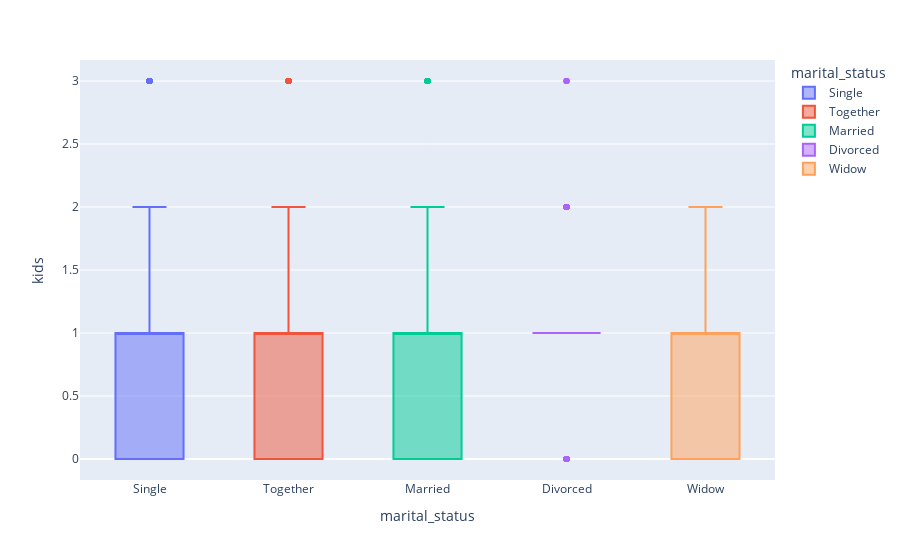

The notebook cell this image was saved under:
### Markdown cell above
## Qual é a relação de estado civil com número de filhos? Será que as pessoas casadas têm um maior número de filhos?

### Code cell
fig = px.box(df, x='marital_status', y='kids', color="marital_status")
fig.show()

### Figure 1 — Plotly figure (JSON) as saved in the notebook; plotly's stock layout.template omitted (floating-point values rounded to 4 significant figures; data arrays with more than 128 entries replaced by an {"elided": "..."} marker saying what was removed)
{"data": [{"alignmentgroup": "True", "hovertemplate": "marital_status=%{x}<br>kids=%{y}<extra></extra>", "legendgroup": "Single", "marker": {"color": "#636efa"}, "name": "Single", "notched": false, "offsetgroup": "Single", "orientation": "v", "showlegend": true, "type": "box", "x": {"elided": "477 str values"}, "x0": " ", "xaxis": "x", "y": {"elided": "477 int values"}, "y0": " ", "yaxis": "y"}, {"alignmentgroup": "True", "hovertemplate": "marital_status=%{x}<br>kids=%{y}<extra></extra>", "legendgroup": "Together", "marker": {"color": "#EF553B"}, "name": "Together", "notched": false, "offsetgroup": "Together", "orientation": "v", "showlegend": true, "type": "box", "x": {"elided": "568 str values"}, "x0": " ", "xaxis": "x", "y": {"elided": "568 int values"}, "y0": " ", "yaxis": "y"}, {"alignmentgroup": "True", "hovertemplate": "marital_status=%{x}<br>kids=%{y}<extra></extra>", "legendgroup": "Married", "marker": {"color": "#00cc96"}, "name": "Married", "notched": false, "offsetgroup": "Married", "orientation": "v", "showlegend": true, "type": "box", "x": {"elided": "854 str values"}, "x0": " ", "xaxis": "x", "y": {"elided": "854 int values"}, "y0": " ", "yaxis": "y"}, {"alignmentgroup": "True", "hovertemplate": "marital_status=%{x}<br>kids=%{y}<extra></extra>", "legendgroup": "Divorced", "marker": {"color": "#ab63fa"}, "name": "Divorced", "notched": false, "offsetgroup": "Divorced", "orientation": "v", "showlegend": true, "type": "box", "x": {"elided": "230 str values"}, "x0": " ", "xaxis": "x", "y": {"elided": "230 int values"}, "y0": " ", "yaxis": "y"}, {"alignmentgroup": "True", "hovertemplate": "marital_status=%{x}<br>kids=%{y}<extra></extra>", "legendgroup": "Widow", "marker": {"color": "#FFA15A"}, "name": "Widow", "notched": false, "offsetgroup": "Widow", "orientation": "v", "showlegend": true, "type": "box", "x": ["Widow", "Widow", "Widow", "Widow", "Widow", "Widow", "Widow", "Widow", "Widow", "Widow", "Widow", "Widow", "Widow", "Widow", "Widow", "Widow", "Widow", "Widow", "Widow", "Widow", "Widow", "Widow", "Widow", "Widow", "Widow", "Widow", "Widow", "Widow", "Widow", "Widow", "Widow", "Widow", "Widow", "Widow", "Widow", "Widow", "Widow", "Widow", "Widow", "Widow", "Widow", "Widow", "Widow", "Widow", "Widow", "Widow", "Widow", "Widow", "Widow", "Widow", "Widow", "Widow", "Widow", "Widow", "Widow", "Widow", "Widow", "Widow", "Widow", "Widow", "Widow", "Widow", "Widow", "Widow", "Widow", "Widow", "Widow", "Widow", "Widow", "Widow", "Widow", "Widow", "Widow", "Widow", "Widow", "Widow"], "x0": " ", "xaxis": "x", "y": [1, 1, 1, 1, 1, 0, 0, 0, 2, 1, 0, 1, 0, 1, 1, 0, 0, 1, 1, 0, 0, 1, 0, 2, 0, 1, 1, 2, 1, 2, 1, 2, 1, 1, 2, 2, 1, 0, 0, 1, 1, 2, 1, 0, 1, 0, 0, 1, 1, 2, 2, 1, 2, 0, 1, 2, 1, 0, 2, 0, 1, 1, 0, 0, 2, 0, 0, 1, 1, 1, 0, 2, 2, 2, 0, 0], "y0": " ", "yaxis": "y"}], "layout": {"boxmode": "overlay", "legend": {"title": {"text": "marital_status"}, "tracegroupgap": 0}, "margin": {"t": 60}, "xaxis": {"anchor": "y", "categoryarray": ["Single", "Together", "Married", "Divorced", "Widow"], "categoryorder": "array", "domain": [0, 1], "title": {"text": "marital_status"}}, "yaxis": {"anchor": "x", "domain": [0, 1], "title": {"text": "kids"}}}}
